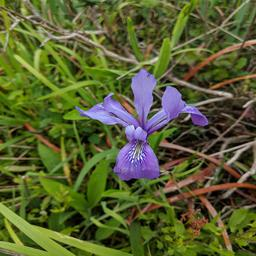
#> input picture computer vision/img3.jpg, 256 x 256 px
$ jupyter execute 'OpenCV intro.ipynb'   (shell and % lines are left out)   (older library calls are emulated)
#> lines starting #> are read from the running program, lines starting #| are printed output that depends on the picture; after the words box and inside, x2 and y2 are one past the last pixel; in counts of white or black regions, pixels touching at a corner belong together
[cell 1]
import cv2
import numpy as np
import matplotlib.pyplot as plt

[cell 2]
image1 = cv2.imread("img3.jpg")
#> image1 is the input picture: shape (256, 256, 3); mean B, G, R 50.7, 95.6, 88.6

[cell 3]
print(image1.shape)
#| (256, 256, 3)
# height, width, depth BGR, not RGB

[cell 4]
image1[:,:,0] #acessing blue channel

[cell 5]
# cv2.imshow("Iris", image1) use this function in pycharm or other IDEs but in colab or jupyter it crashes the kernek

[cell 6]
# or in colab you can use : from google.colab.patches import cv2_imshow
image1 = cv2.cvtColor(image1, cv2.COLOR_BGR2RGB)
plt.imshow(image1)
plt.show()

[cell 7]
rect_img = image1.copy()
plt.imshow(cv2.rectangle(rect_img, (205,190), (80, 60), (255, 0, 0), 4))
#> rect_img: shape (256, 256, 3); mean R, G, B 95.1, 92, 49
plt.show()

[cell 8]
font = cv2.FONT_HERSHEY_SIMPLEX
text_img = rect_img.copy()
text_img = cv2.putText(text_img, "Dwarf Crested", (85, 205), font, 0.5, (255 , 0, 0), 2)
#> text_img: shape (256, 256, 3); mean R, G, B 97.2, 91.1, 48.6
plt.imshow(text_img)
plt.show()

[cell 9]
edge = cv2.Canny(image1, 100, 200)
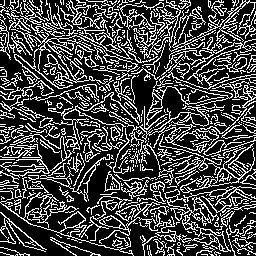
#> edge: shape (256, 256); 27.8% white in thin lines or dots

plt.imshow(image1, cmap="gray")
plt.show()

[cell 10]
plt.imshow(edge, cmap="gray")
plt.show()

* Too many edges

[cell 11]
image2 = cv2.imread("img29.jpg")
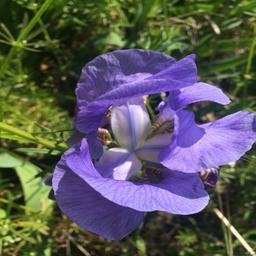
#> input picture computer vision/img29.jpg, 256 x 256 px
#> image2 is the input picture: shape (256, 256, 3); mean B, G, R 89.7, 89, 89.9
plt.imshow(image1)
plt.show()
plt.imshow(image2)
plt.show()

[cell 12]
filter_1 = np.ones(image1.shape, dtype=np.uint8) * 100

_sum = cv2.add(image2, filter_1)

[cell 13]
plt.imshow(_sum)

[cell 14]
subtr = cv2.subtract(image2, filter_1)
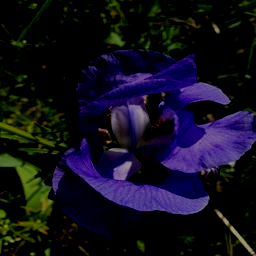
#> subtr: shape (256, 256, 3); mean B, G, R 28.3, 15, 17.1

plt.imshow(subtr)

### Blurring kernel

[cell 15]
kernel_blur = np.ones((9, 9), np.float32)/81

blurred = cv2.filter2D(image1, -1, kernel_blur)

plt.imshow(blurred)
#print(blurred)
plt.show()
plt.imshow(image1)
plt.show()
print(blurred[0][0:4])
#| [[118 143  13]
#|  [115 139  13]
#|  [108 131  12]
#|  [100 122  12]]
print(image1[0][0:4])
#| [[109 137  18]
#|  [114 143  17]
#|  [130 161  24]
#|  [122 153  15]]

### Gausian Blur Kernel

[cell 16]
gaussian_blurred = cv2.GaussianBlur(image1, (5, 5), 0)

plt.imshow(gaussian_blurred)
plt.show()

### Sharpening

[cell 17]
kernel_sharpening = np.array([[-1 ,-1, -1],
                             [-1, 9, -1],
                             [-1 ,-1, -1]])

image3 = cv2.imread("blurry.jpg")
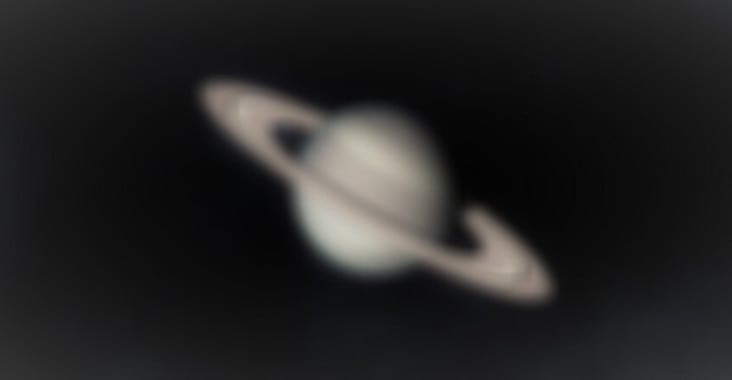
#> input picture computer vision/blurry.jpg, 732 x 380 px
#> image3 is the input picture: shape (380, 732, 3); mean B, G, R 34.7, 34.8, 35.4
image3 =  cv2.cvtColor(image3, cv2.COLOR_BGR2RGB)

sharpened = cv2.filter2D(image3, -1, kernel_sharpening)
plt.imshow(sharpened)
plt.show()
plt.imshow(image3)
plt.show()

## Canny Edges

[cell 18]
edges = cv2.Canny(sharpened, 100, 200)
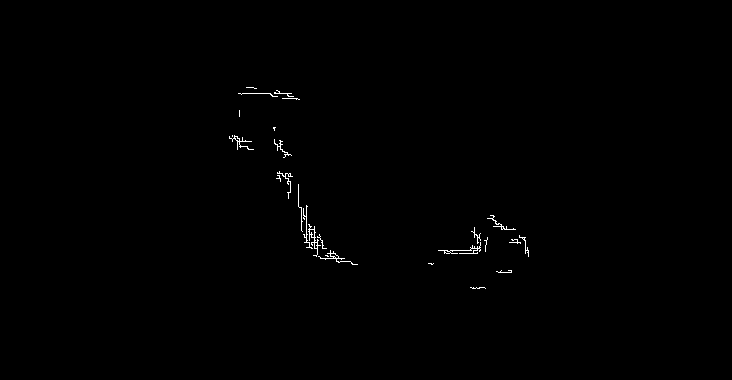
#> edges: shape (380, 732); 0.37% white in thin lines or dots, all inside (x1, y1, x2, y2) = (229, 87, 529, 289)
plt.imshow(edges, cmap="gray")

[cell 19]
edges = cv2.Canny(image3, 100, 200)
#> edges: shape (380, 732); every value is 0
plt.imshow(edges, cmap="gray")

* we cam see some of the edges in the sharpened image

## Laplacian

[cell 20]
laplacian = cv2.Laplacian(image3, cv2.CV_64F)
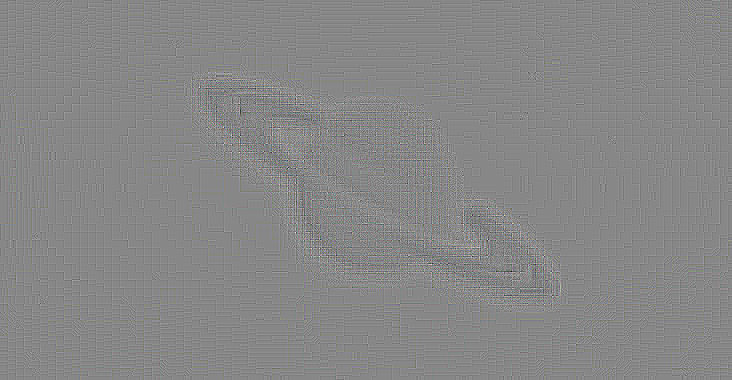
#> laplacian: shape (380, 732, 3) float64; mean R, G, B -0.000546, -0.000546, -0.000546; drawn with min black and max white

plt.imshow(laplacian)

## Instagram Filters

[cell 21]
(b, g, r) = cv2.split(image2)
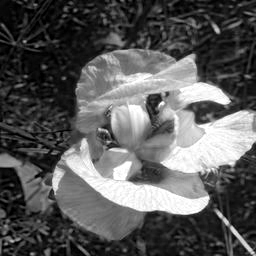
#> b: shape (256, 256); min 0, max 255, mean 89.7
r_new = r*0.393 + g*0.769 + b*0.189
g_new = r*0.349 + g*0.686 + b*0.168
b_new = r*0.272 + g*0.534 + b*0.131
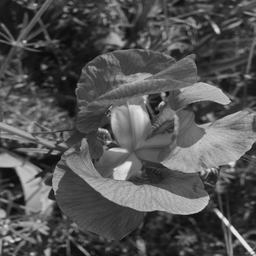
#> b_new: shape (256, 256) float64; min 5.04, max 235.7, mean 83.7
sepia = cv2.merge([b_new, g_new, r_new])
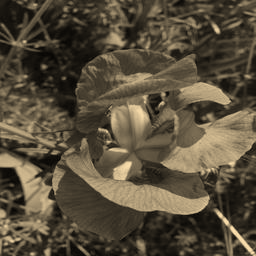
#> sepia: shape (256, 256, 3) float64; mean of channels 0, 1, 2 83.7, 107.5, 120.7; drawn with min black and max white
plt.imshow((sepia).astype(np.uint8))
plt.show()
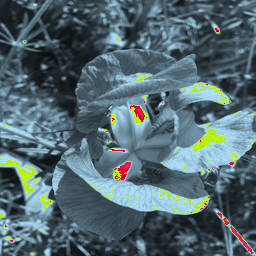
#> shown: shape (256, 256, 3); mean R, G, B 83.2, 105.1, 111.9
